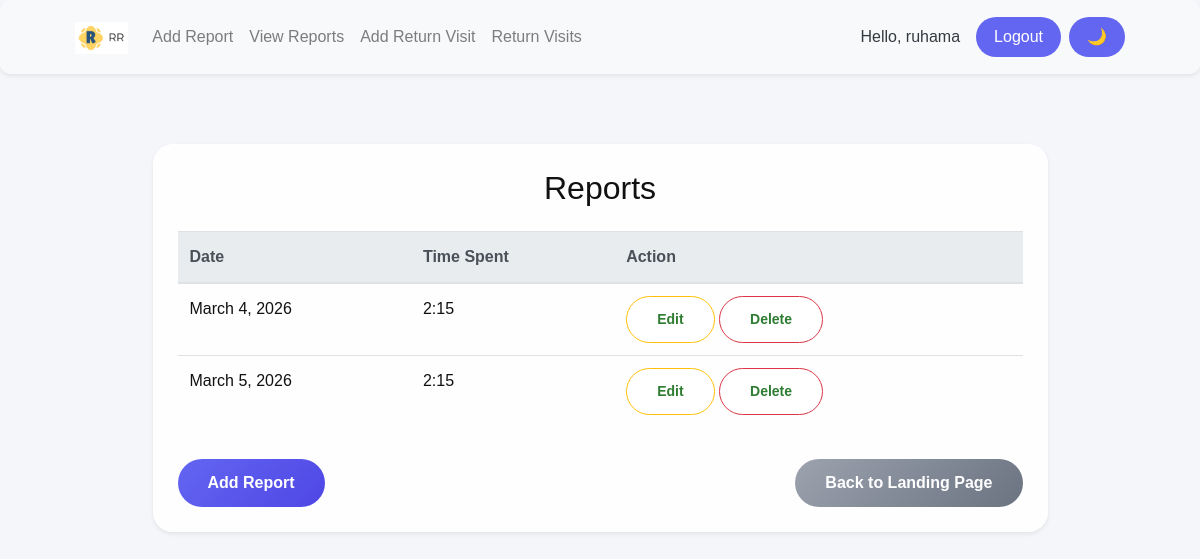
The page /report_list/ (signed in) on the database as committed earlier.
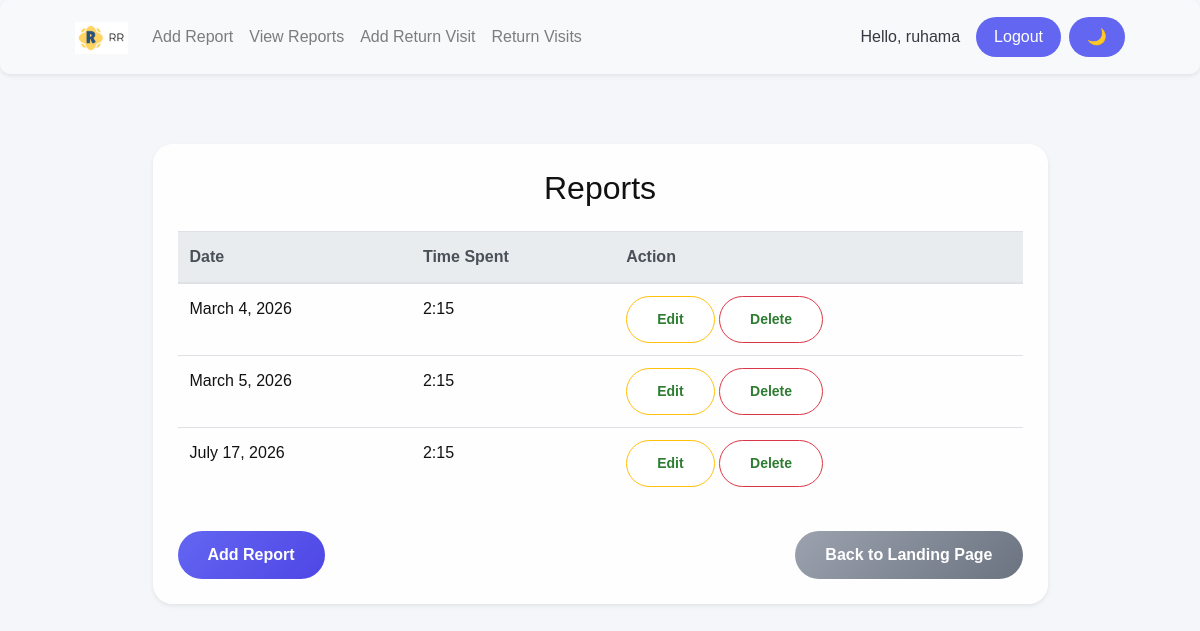
The same page on the database as committed later.
### report_app/models.py (models this page shows, shortened)
class Activity(models.Model):
    user = models.ForeignKey(User, on_delete=models.CASCADE)
    date = models.DateField()
    time_spent = models.PositiveIntegerField()  # Can be stored as a timedelta

### report_app/views.py (the view)
# urls.py: path('report_list/', report_list, name='report_list'),  # Corrected URL for reports list
@login_required
def report_list(request):
    reports = Activity.objects.all()
    report_data = []
    for report in reports:
        if report.id:  # Check if the report has a valid ID
            hours = report.time_spent // 60
            minutes = report.time_spent % 60
            report_data.append({
                'id': report.id,
                'date': report.date,
                'time_spent': f"{hours}:{minutes:02d}",  # Format to HH:MM
                'user': report.user.username if report.user else "Unknown",
            })
        else:
            print(f"Invalid report ID detected: {report}")  # Debugging line for invalid IDs
    return render(request, 'report_list.html', {'reports': report_data})

### report_app/templates/report_list.html (shortened to what this page needs)
{% extends 'base.html' %}
{% block content %}
<div class="container mt-5" data-aos="fade-up">
    <div class="row justify-content-center">
        <div class="col-lg-10">
            <div class="card glass-card shadow-sm p-4">
                <h2 class="text-center mb-4">Reports</h2>
                <div class="table-responsive">
                    <table class="table table-hover modern-table">
                        <thead class="thead-light">
                            <tr>
                                <th>Date</th>
                                <th>Time Spent</th>
                                <th>Action</th>
                            </tr>
                        </thead>
                        <tbody>
                            {% for report in reports %}
                            <tr>
                                <td>{{ report.date }}</td>
                                <td>{{ report.time_spent }}</td>
                                <td>
                                    {% if report.id %}
                                    <a href="{% url 'edit_report' report.id %}" class="btn btn-warning btn-sm">Edit</a>
                                    <button type="button" class="btn btn-danger btn-sm" data-toggle="modal" data-target="#deleteModal{{ report.id }}">
                                        Delete
                                    </button>
                                    {% else %}
                                    <span>No valid ID</span>
                                    {% endif %}
                                </td>
                            </tr>
                            {% empty %}
                            <tr>
                                <td colspan="3" class="text-center">No reports found.</td>
                            </tr>
                            {% endfor %}
                        </tbody>
                    </table>
                </div>
                <div class="mt-3 d-flex justify-content-between">
                    <a href="{% url 'add_report' %}" class="btn btn-primary">Add Report</a>
                    <a href="{% url 'landing_page' %}" class="btn btn-secondary">Back to Landing Page</a>
                </div>
            </div>
        </div>
    </div>
</div>
{% endblock %}

### report_app/templates/base.html (shortened to what this page needs)
{% load static %}
<!DOCTYPE html>
<html lang="en">
<head>
    <link rel="stylesheet" href="https://stackpath.bootstrapcdn.com/bootstrap/4.5.2/css/bootstrap.min.css">
    <link href="https://unpkg.com/aos@2.3.4/dist/aos.css" rel="stylesheet">
    <link rel="stylesheet" href="{% static 'css/styles.css' %}">
</head>
<body>
<nav class="navbar navbar-expand-lg navbar-light bg-light fixed-top shadow-sm glass-navbar">
    <div class="container">
        <a class="navbar-brand" href="{% url 'home' %}">
            <img src="{% static 'images/logo.jpg' %}" alt="Report App Logo" height="32">
        </a>
        <div class="collapse navbar-collapse" id="navbarNav">
            <ul class="navbar-nav mr-auto">
                <li class="nav-item">
                    <a class="nav-link" href="{% url 'add_report' %}">Add Report</a>
                </li>
                <li class="nav-item">
                    <a class="nav-link" href="{% url 'report_list' %}">View Reports</a>
                </li>
                <li class="nav-item">
                    <a class="nav-link" href="{% url 'add_rv' %}">Add Return Visit</a>
                </li>
                <li class="nav-item">
                    <a class="nav-link" href="{% url 'rv_list' %}">Return Visits</a>
                </li>
            </ul>
            <ul class="navbar-nav align-items-center">
                {% if user.is_authenticated %}
                    <li class="nav-item mr-3">
                        <span class="navbar-text text-dark">
                            Hello, {{ user.username }}
                        </span>
                    </li>
                    <li class="nav-item">
                        <a class="btn btn-outline-primary nav-btn" href="{% url 'custom_logout' %}">Logout</a>
                    </li>
                {% else %}
                    <li class="nav-item">
                        <a class="btn btn-primary nav-btn" href="{% url 'login' %}">Login</a>
                    </li>
                {% endif %}
                <li class="nav-item ml-2">
                    <button id="darkToggle" class="btn btn-outline-secondary nav-btn">🌙</button>
                </li>
            </ul>
        </div>
    </div>
</nav>
<div class="container mt-5 pt-5">
    {% block content %}
    {% endblock %}
</div>
</body>
</html>

### report_app/static/css/styles.css (style rules this page uses)
* { margin: 0; padding: 0; box-sizing: border-box; }
body { font-family: 'Poppins', sans-serif; background: #f4f6f9; color: #333; line-height: 1.6; scroll-behavior: smooth; }
.navbar { position: fixed; top: 0; width: 100%; background: rgba(255,255,255,0.8); backdrop-filter: blur(12px); display: flex; justify-content: space-between; align-items: center; padding: 15px 60px; box-shadow: 0 4px 20px rgba(0,0,0,0.05); z-index: 1000; }
nav { display: flex; align-items: center; }
.nav-btn { background: #6366F1; color: white; padding: 8px 18px; border: none; border-radius: 25px; cursor: pointer; transition: 0.3s ease; }
.btn { padding: 12px 30px; border-radius: 30px; text-decoration: none; background: white; color: #2e7d32; font-weight: 600; transition: 0.3s ease; }
.card, .testimonial-card { background: rgba(255,255,255,0.6); backdrop-filter: blur(12px); border-radius: 20px; padding: 30px; box-shadow: 0 8px 32px rgba(0,0,0,0.08); transition: 0.3s ease; }
.glass-navbar { background: rgba(255, 255, 255, 0.25); backdrop-filter: blur(12px); border-radius: 10px; }
.navbar .btn { border-radius: 25px; padding: 8px 18px; font-weight: 500; transition: 0.3s ease; }
body:not(.dark-mode) .navbar .btn { background: #6366F1; color: white; }
.container { scroll-behavior: smooth; }
.glass-card { background: rgba(255, 255, 255, 0.85); color: #111; backdrop-filter: blur(12px); border-radius: 20px; border: 1px solid rgba(255, 255, 255, 0.4); padding: 30px; transition: transform 0.3s ease, box-shadow 0.3s ease; }
.modern-table { color: inherit; }
.btn-primary { border-radius: 25px; background: linear-gradient(135deg, #6366F1, #4F46E5); border: none; color: white; }
.btn-secondary { border-radius: 25px; background: linear-gradient(135deg, #9CA3AF, #6B7280); border: none; color: white; }

Rows that differ between the two databases and show on the page:
added Activity: date "July 17, 2026"
Other text that changed with them:
new list line: "2:15 Edit Delete"
